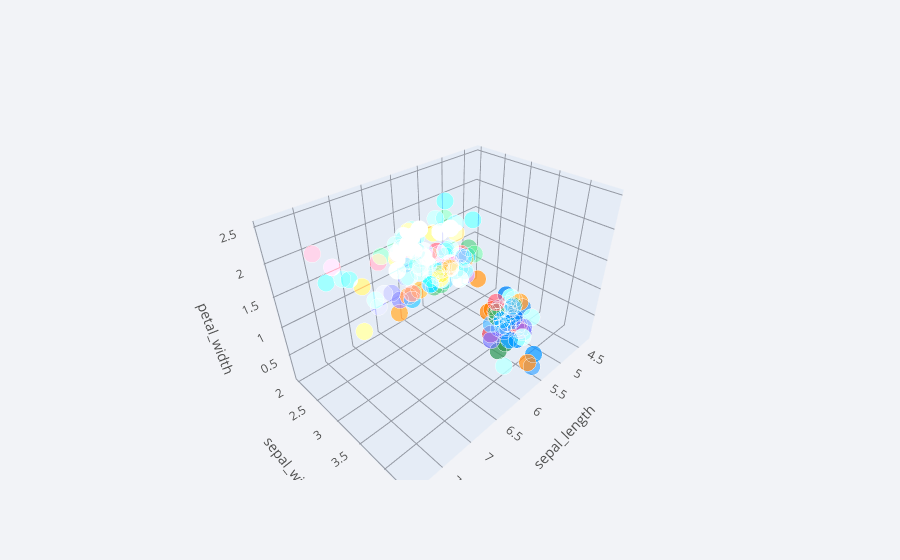

Notebook cell for this chart:
### Code cell
df.iplot(kind="scatter3d",x="sepal_length",y='sepal_width',z='petal_width',xTitle='sepal_length',yTitle='sepal_width',zTitle='petal_width')

### Figure 1 — Plotly figure (JSON) as saved in the notebook; plotly's stock layout.template omitted (floating-point values rounded to 4 significant figures; data arrays with more than 128 entries replaced by an {"elided": "..."} marker saying what was removed)
{"data": [{"marker": {"color": {"elided": "150 str values"}, "opacity": 0.8, "size": {"elided": "150 int values"}, "symbol": "circle"}, "mode": "markers", "text": {"elided": "150 str values"}, "type": "scatter3d", "x": {"elided": "150 float values"}, "y": {"elided": "150 float values"}, "z": {"elided": "150 float values"}}], "layout": {"legend": {"bgcolor": "#F2F3F7", "font": {"color": "#505050"}}, "paper_bgcolor": "#F2F3F7", "plot_bgcolor": "#F2F3F7", "scene": {"xaxis": {"gridcolor": "#9499A3", "showgrid": true, "tickfont": {"color": "#505050"}, "title": {"font": {"color": "#505050"}, "text": "sepal_length"}, "zerolinecolor": "#9499A3"}, "yaxis": {"gridcolor": "#9499A3", "showgrid": true, "tickfont": {"color": "#505050"}, "title": {"font": {"color": "#505050"}, "text": "sepal_width"}, "zerolinecolor": "#9499A3"}, "zaxis": {"gridcolor": "#9499A3", "showgrid": true, "tickfont": {"color": "#505050"}, "title": {"font": {"color": "#505050"}, "text": "petal_width"}, "zerolinecolor": "#9499A3"}}, "title": {"font": {"color": "#484848"}}}}
